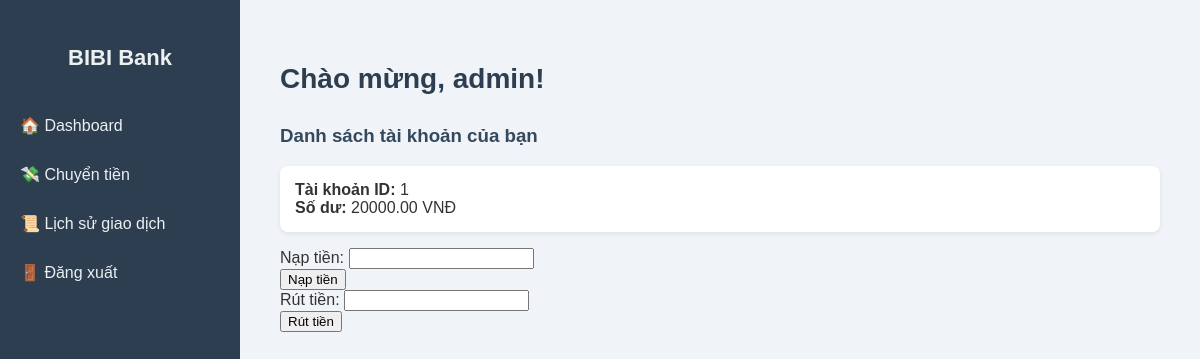
The app's page /bibi/dashboard/ (signed in) with its own data.
### my_app/models.py (models this page shows)
class Users(models.Model):
    id_user = models.AutoField(primary_key=True)
    social_score = models.IntegerField(blank=True, null=True, default=0)
    created_score = models.IntegerField(blank=True, null=True, default=0)
    id_school = models.ForeignKey(School, models.DO_NOTHING, db_column='id_school', blank=True, null=True)
    full_name = models.CharField(max_length=255, blank=True, null=True)
    email = models.CharField(unique=True, max_length=255, blank=True, null=True)
    role = models.CharField(max_length=50, blank=True, null=True)
    phone = models.CharField(max_length=50, blank=True, null=True)
    avt_user = models.TextField(blank=True, null=True)
    username = models.CharField(unique=True, max_length=150, blank=True, null=True)
    password = models.CharField(max_length=128, blank=True, null=True)
    created_at = models.DateField(blank=True, null=True)
    class Meta:
        managed = True
        db_table = 'users'

class Accounts(models.Model):
    account_id = models.AutoField(primary_key=True)
    user = models.ForeignKey(Users, models.DO_NOTHING, blank=True, null=True)  # ForeignKey from myapp's Users model
    balance = models.DecimalField(max_digits=15, decimal_places=2, blank=True, null=True)
    account_type = models.CharField(max_length=50, blank=True, null=True)
    status = models.CharField(max_length=50, blank=True, null=True)
    created_at = models.DateTimeField(blank=True, null=True)
    class Meta:
        managed = True
        db_table = 'accounts'

### my_app/views.py (the view, shortened to what this page needs)
# urls.py: path('bibi/dashboard/', bibi_dashboard, name='bibi_dashboard'),
def bibi_dashboard(request):
    user = Users.objects.get(username=request.user.username)
    account = Accounts.objects.get(user=user)
    return render(request, 'bibi/dashboard.html', {'user': user, 'accounts': {account}})

### my_app/templates/bibi/dashboard.html (shortened to what this page needs)
<!DOCTYPE html>
<html lang="vi">
<head>
</head>
<body>
  <div class="sidebar">
    <h1>BIBI Bank</h1>
    <a href="{% url 'bibi_dashboard' %}">🏠 Dashboard</a>
    <a href="{% url 'bibi_transfer' %}">💸 Chuyển tiền</a>
    <a href="{% url 'bibi_balance_activity' %}">📜 Lịch sử giao dịch</a>
    <a href="/logout/">🚪 Đăng xuất</a>
  </div>
  <div class="main-content">
    <h2>Chào mừng, {{ user.username }}!</h2>
    <h3>Danh sách tài khoản của bạn</h3>
    <ul>
      {% for account in accounts %}
        <li>
          <strong>Tài khoản ID:</strong> {{ account.account_id }}<br>
          <strong>Số dư:</strong> {{ account.balance }} VNĐ
        </li>
      {% endfor %}
    </ul>
    <form method="POST" class="deposit-form">
        <div class="form-group">
            <label for="deposit_amount">Nạp tiền:</label>
            <input type="number" id="deposit_amount" name="amount" min="0" class="form-control" required />
        </div>
        <button type="submit" name="deposit" class="btn btn-primary">Nạp tiền</button>
    </form>
    <form method="POST" class="withdraw-form">
        <div class="form-group">
            <label for="withdraw_amount">Rút tiền:</label>
            <input type="number" id="withdraw_amount" name="amount" min="0" class="form-control" required />
        </div>
        <button type="submit" name="withdraw" class="btn btn-warning">Rút tiền</button>
    </form>
  </div>
</body>
</html>

### my_app/templates/bibi/dashboard.html (style rules this page uses)
body { margin: 0; font-family: Arial, sans-serif; background-color: #f0f4f8; color: #333; display: flex; min-height: 100vh; }
.sidebar { width: 240px; background-color: #2c3e50; padding-top: 30px; flex-shrink: 0; }
.sidebar h1 { color: #ecf0f1; text-align: center; margin-bottom: 30px; font-size: 22px; }
.sidebar a { display: block; padding: 15px 20px; color: #ecf0f1; text-decoration: none; font-size: 16px; }
.main-content { flex: 1; padding: 40px; }
h2 { color: #2c3e50; font-size: 28px; }
h3 { color: #34495e; margin-top: 30px; }
ul { list-style: none; padding: 0; }
li { background-color: #ffffff; padding: 15px; margin-bottom: 12px; border-radius: 8px; box-shadow: 0 2px 5px rgba(0, 0, 0, 0.08); }

### records on screen
Users: username "admin"
Accounts: account_id "1", balance "20000.00"
